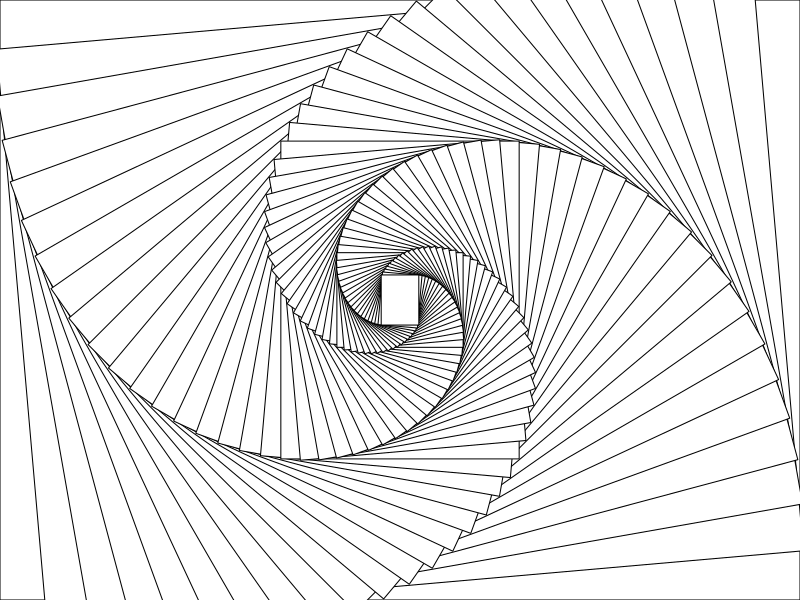

This chart was generated by the following R code:
# Install new packages
install.packages(c("plyr", "ggplot2", "highcharter", "sp", "dplyr", 
                   "lubridate", "rmarkdown", "tidyr", "nycflights13", 
                   "ggthemes", "xts", "cluster", "maps"))

# Get and view working dir
wdPath <- getwd()
wdPath

# Create a folder Data. Write wdPath to file
if (!file.exists("Data")) {
  dir.create("Data")
} 

saveRDS(wdPath, "Data/wdPath.RData")
write.table(wdPath, "Data/wdPath.txt")



# ------------ Some DS aRt

#####
# 1 #
#####


library(grid) 

dev.new()
pushViewport(viewport(width=1, height=1, angle=0, name="vp1"))
grid.rect()

for(i in 1:54){
  pushViewport(viewport(width=0.95, height=0.95, angle=5, name="vp1"))
  grid.rect()
  
}


#####
# 2 #
#####

library(dplyr)
library(ggplot2)
library(ggthemes)

n <- 20000
a <- 0.5

set.seed(101)

make_circle <- function(tx, ty) {
  data <- data.frame(angle = runif(n, 0, 2 * pi)) %>%
    mutate(x = a * cos(angle) + tx, y = a * sin(angle) + ty) %>%
    select(x, y)
  data2 <- data[sample(nrow(data)),]
  data <- bind_cols(data, data2)
  names(data) <- c("x1", "y1", "x2", "y2")
  data
}

data <- rbind(make_circle(cos(0), sin(0)),
              make_circle(cos(pi/4), sin(pi/4)),
              make_circle(cos(pi/2), sin(pi/2)),
              make_circle(cos(3*pi/4), sin(3*pi/4)),
              make_circle(cos(pi), sin(pi)),
              make_circle(cos(5*pi/4), sin(5*pi/4)),
              make_circle(cos(3*pi/2), sin(3*pi/2)),
              make_circle(cos(7*pi/4), sin(7*pi/4)))

ggplot() +
  geom_segment(aes(x = x1, xend = x2, y = y1, yend = y2), data %>% filter(x1 != x2),
               alpha = 0.15, size = 0.015) +
  coord_equal() +
  theme_tufte() +
  theme(line = element_blank(),
        axis.ticks = element_blank(),
        axis.ticks.length = unit(0, "null"),
        axis.title = element_blank(),
        axis.text = element_blank(),
        text = element_blank(),
        legend.position = "none",
        legend.margin=unit(0, "null"),
        panel.background = element_blank(),
        panel.border=element_blank(),
        panel.grid = element_blank(),
        panel.margin=unit(c(0,0,0,0), "null"),
        plot.background = element_blank(),
        plot.margin=unit(c(0,0,0,0), "null"),
        strip.text = element_blank())
